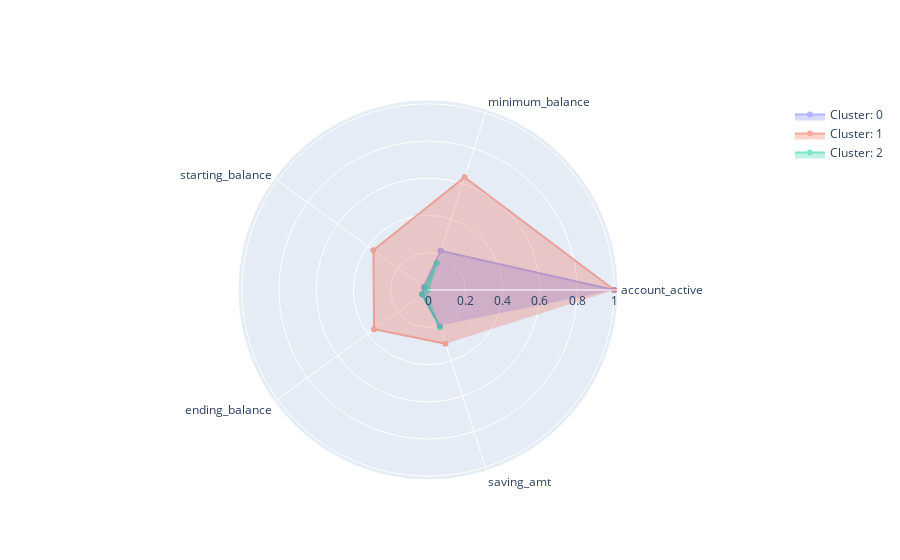

The notebook cell saved with this chart:
### Code cell
plot_radar(saving_radar)

### Figure 1 — Plotly figure (JSON) as saved in the notebook; plotly's stock layout.template omitted (floating-point values rounded to 4 significant figures)
{"data": [{"fill": "toself", "name": "Cluster: 0", "opacity": 0.5, "r": [1, 0.221, 0.02852, 0.03927, 0.2001], "theta": ["account_active", "minimum_balance", "starting_balance", "ending_balance", "saving_amt"], "type": "scatterpolar", "visible": true}, {"fill": "toself", "name": "Cluster: 1", "opacity": 0.5, "r": [1, 0.6364, 0.3626, 0.3579, 0.304], "theta": ["account_active", "minimum_balance", "starting_balance", "ending_balance", "saving_amt"], "type": "scatterpolar", "visible": true}, {"fill": "toself", "name": "Cluster: 2", "opacity": 0.5, "r": [0, 0.1522, 0.01941, 0.03964, 0.2124], "theta": ["account_active", "minimum_balance", "starting_balance", "ending_balance", "saving_amt"], "type": "scatterpolar", "visible": true}], "layout": {"autosize": true, "dragmode": "zoom", "polar": {"angularaxis": {"type": "category"}, "radialaxis": {"autorange": true, "range": [0, 1.043], "type": "linear", "visible": true}}, "showlegend": true}}
